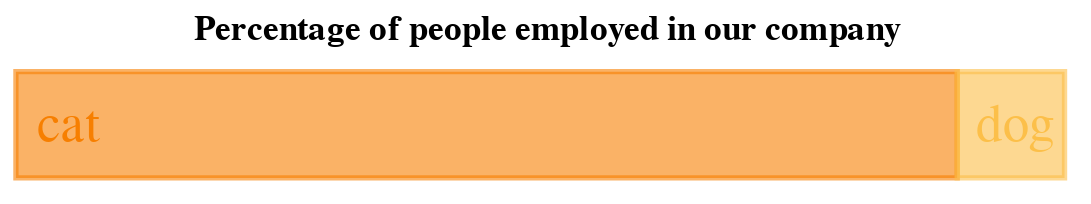

The notebook cell saved with this chart:
### Markdown cell above
# Knowledge

### Code cell
layer2 = alt.layer(
    chart,
    text
).resolve_scale(
    color='independent'
).configure_view(
    strokeOpacity=0
).properties(
    height=50,
    title='Percentage of people employed in our company'
)

layer2

### Figure 1 — Vega-Lite specification as saved in the notebook (floating-point values rounded to 4 significant figures)
{"config": {"view": {"continuousWidth": 400, "continuousHeight": 300, "strokeOpacity": 0}}, "layer": [{"data": {"name": "data-568b89d5717eb9cd629f9975fa644641"}, "mark": {"type": "bar", "size": 40}, "encoding": {"color": {"field": "Pet", "legend": null, "scale": {"range": ["#f77f00", "#fcbf49"]}, "type": "ordinal"}, "opacity": {"value": 0.6}, "stroke": {"field": "Pet", "legend": null, "scale": {"range": ["#f77f00", "#fcbf49"]}, "type": "ordinal"}, "strokeWidth": {"value": 2}, "x": {"aggregate": "sum", "axis": {"grid": false, "tickMinStep": 1, "title": null}, "field": "Percentage", "scale": {"domain": [0, 10]}, "type": "quantitative"}}}, {"data": {"name": "data-77785718e951b4397fc0a683964de4b5"}, "mark": {"type": "text", "fontSize": 20}, "encoding": {"color": {"field": "text", "legend": null, "scale": {"range": ["#f77f00", "#fcbf49"]}, "type": "ordinal"}, "text": {"field": "text", "type": "nominal"}, "x": {"axis": null, "field": "x", "scale": {"domain": [0, 10]}, "type": "quantitative"}}}], "height": 50, "resolve": {"scale": {"color": "independent"}}, "title": "Percentage of people employed in our company", "$schema": "https://vega.github.io/schema/vega-lite/v4.17.0.json", "datasets": {"data-568b89d5717eb9cd629f9975fa644641": [{"Pet": "Cat", "Percentage": 8.86}, {"Pet": "Dog", "Percentage": 1.01}], "data-77785718e951b4397fc0a683964de4b5": [{"text": "cat", "x": 0.5}, {"text": "dog", "x": 9.4}]}}
